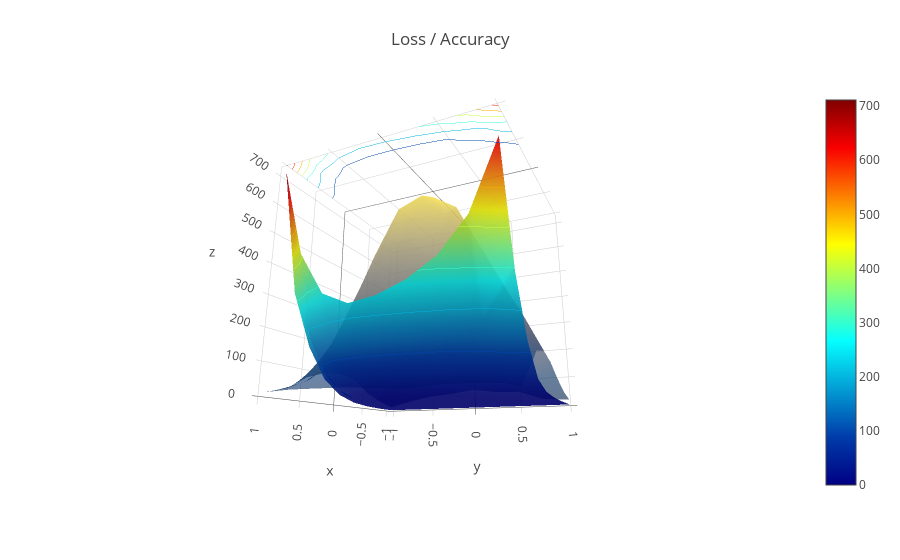
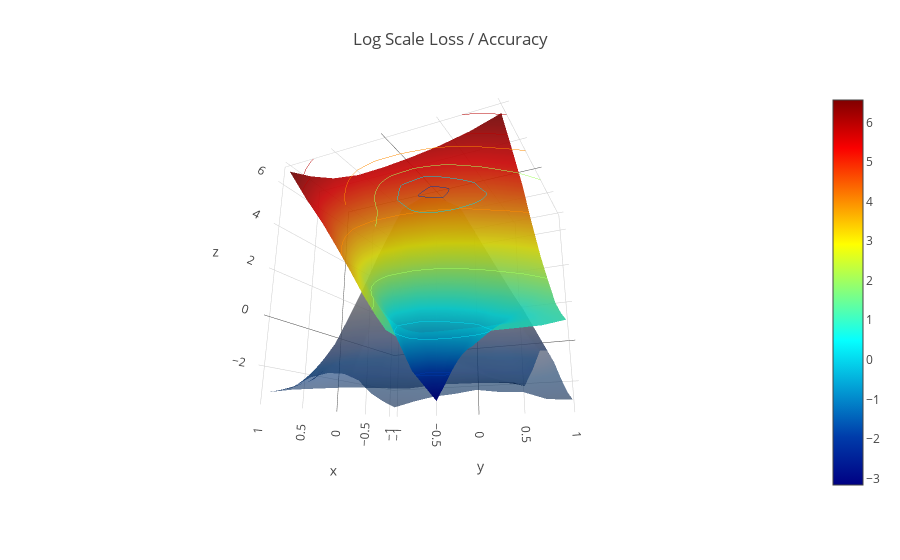

Notebook code cell kept with these figures, in order:
### Code cell
create_viz(loss_list,acc_list)
